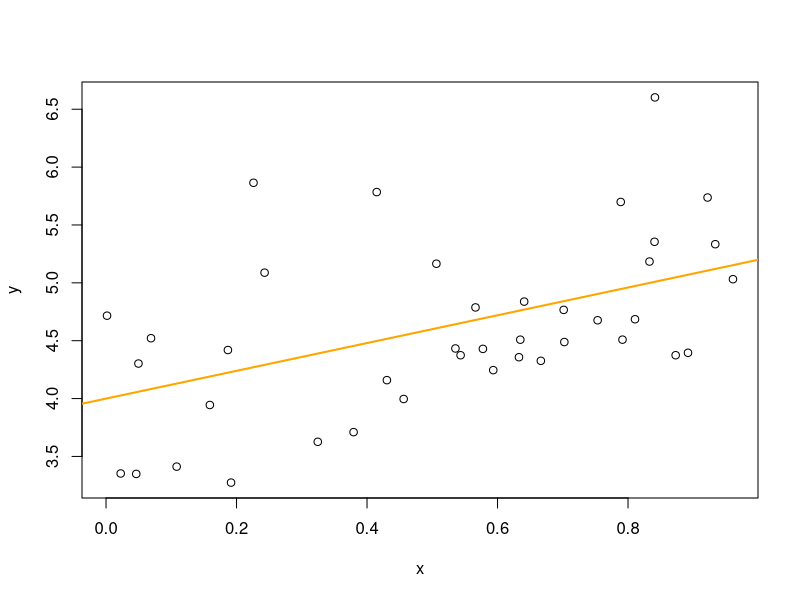

Write the R code that produced this figure.
a <- 4
b <- 1.2
x <- runif(40)
y <- a + b*x + rnorm(40,0,sd=sqrt(0.4))
plot(x,y)
abline(a=a,b=b,col="orange",lwd=2)
dev.print(pdf,"toyline-linear.pdf")

